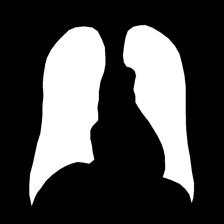
#> input picture Normal Seg Methods/Used/JSRT/mask/JPCLN004.png, 224 x 224 px, given as the content of the folder Used/COVIDQU/lung, which was not available
$ python mrf.py
#> lines starting #> are read from the running program, lines starting #| are printed output that depends on the picture; after the words box and inside, x2 and y2 are one past the last pixel; in counts of white or black regions, pixels touching at a corner belong together; pictures that were not available may be replaced by others from this repository, and a replacement may not be noted
import cv2
import numpy as np
import matplotlib.pyplot as plt
import os

from skimage import measure, morphology
from sklearn.mixture import GaussianMixture
from scipy.ndimage import binary_fill_holes
from scipy.spatial.distance import cdist
import maxflow


# -------------------------------------------------
# METRICS
# -------------------------------------------------
def dice_score(gt, pred):
    inter = np.sum(gt * pred)
    return (2 * inter) / (np.sum(gt) + np.sum(pred) + 1e-8)


# [22 lines left out: functions jaccard_index, hausdorff95, not called in this run]


# -------------------------------------------------
# Image Reading
# -------------------------------------------------
def read_and_preprocess(path, size=(600, 600)):
#> called with path = 'Used/COVIDQU/lung/JPCLN004.png', size = (600, 600)
    img = cv2.imread(path, cv2.IMREAD_GRAYSCALE)
#> img is the input picture: shape (224, 224); min 0, max 255, mean 72.7
    if img is None:
        raise FileNotFoundError(f"Could not read image: {path}")

    img = cv2.resize(img, size, interpolation=cv2.INTER_AREA)
#> img: shape (600, 600)
    img = cv2.normalize(img, None, 0, 255, cv2.NORM_MINMAX)

    return img.astype(np.uint8)


# [6 lines left out: function read_mask, not called in this run]


# -------------------------------------------------
# MRF SEGMENTATION
# -------------------------------------------------
def mrf_lung_segmentation(img, lambda_smooth=20):

    # 1. CLAHE
#> called with lambda_smooth = 20
    clahe = cv2.createCLAHE(clipLimit=2.5, tileGridSize=(8, 8))
    enh = clahe.apply(img)

    # 2. Otsu threshold
    _, otsu = cv2.threshold(enh, 0, 255,
                            cv2.THRESH_BINARY_INV + cv2.THRESH_OTSU)
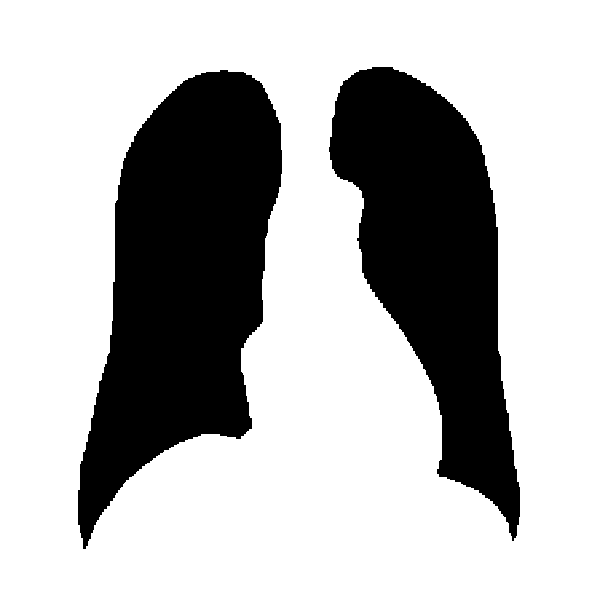
#> otsu: shape (600, 600); 71.5% white; 2 black regions, box (x1, y1, x2, y2) and area: (78, 70, 282, 549) 56883, (329, 67, 520, 541) 45822
    bin_mask = (otsu > 0).astype(np.uint8)

    # 3. Morphological clean
    bin_mask = morphology.binary_opening(bin_mask, morphology.disk(7))
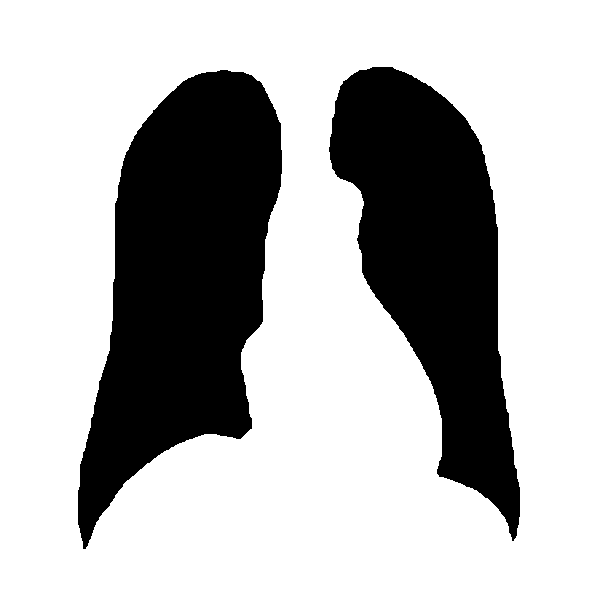
#> bin_mask: shape (600, 600) bool; 71.3% white; 2 black regions, box (x1, y1, x2, y2) and area: (78, 70, 282, 549) 57123, (329, 67, 520, 541) 46055
    bin_mask = morphology.binary_closing(bin_mask, morphology.disk(15))
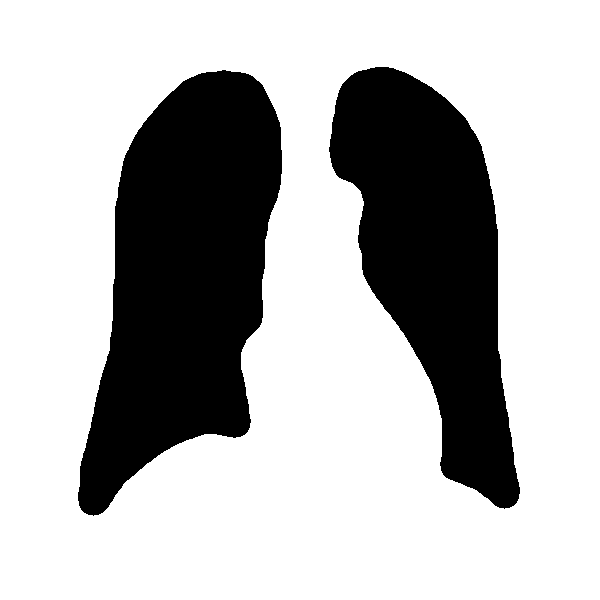
#> bin_mask: shape (600, 600) bool; 71.7% white; 2 black regions, box (x1, y1, x2, y2) and area: (78, 70, 282, 516) 56523, (329, 67, 520, 509) 45466

    # 4. Keep largest 2 regions
    labels = measure.label(bin_mask, connectivity=2)
#> labels: shape (600, 600) int32; values 0 (black) and 1 (white), 71.7% white; 2 black regions
    props = sorted(measure.regionprops(labels), key=lambda r: r.area, reverse=True)
#> props = 1 regions; box (x1, y1, x2, y2) and area: (0, 0, 600, 600) 258011

    lung_init = np.zeros_like(bin_mask)
    for r in props[:2]:
        lung_init[labels == r.label] = 1
#> this loop made 1 pass

    # 5. Fill holes
    lung_init = binary_fill_holes(lung_init).astype(np.uint8)
#> lung_init: shape (600, 600); every value is 1

    # 6. Smooth contour
    lung_init = morphology.binary_closing(lung_init, morphology.disk(12))

    # 7. Fit GMM INSIDE lung_init
    enh_norm = enh.astype(np.float32) / 255.0
    lung_pixels = enh_norm[lung_init == 1].reshape(-1, 1)

    if len(lung_pixels) < 1000:
        lung_pixels = enh_norm.reshape(-1, 1)

    gmm = GaussianMixture(n_components=2)
    gmm.fit(lung_pixels)

    means = gmm.means_.flatten()
    lung_label = np.argmin(means)
    bg_label = 1 - lung_label

    h, w = img.shape
#> h = 600; w = 600
    probs = gmm.predict_proba(enh_norm.reshape(-1, 1)).reshape(h, w, 2)

    data_lung = -np.log(probs[:, :, lung_label] + 1e-8)
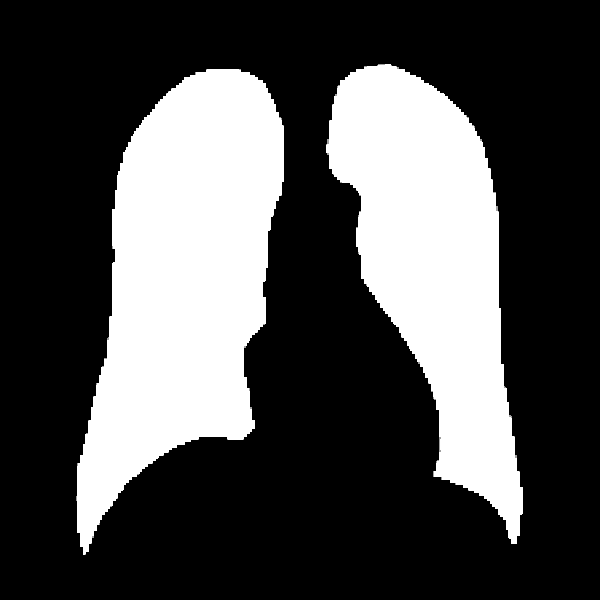
#> data_lung: shape (600, 600) float64; min -4.31e-09, max 18.42, mean 5.53; drawn with min black and max white
    data_bg = -np.log(probs[:, :, bg_label] + 1e-8)
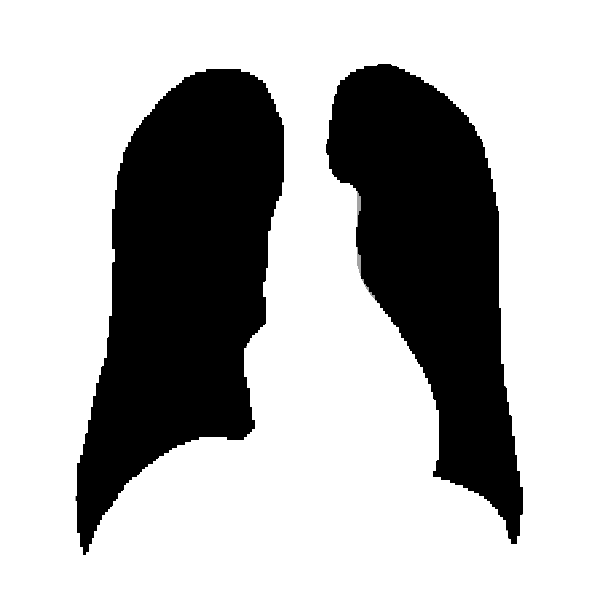
#> data_bg: shape (600, 600) float64; min -1e-08, max 17.97, mean 12.57; drawn with min black and max white

    # 8. Graph Cut MRF Refinement
    g = maxflow.Graph[float]()
    nodes = g.add_grid_nodes((h, w))
    g.add_grid_tedges(nodes, data_lung, data_bg)
    g.add_grid_edges(nodes, lambda_smooth)
    g.maxflow()

    seg = (~g.get_grid_segments(nodes)).astype(np.uint8)

    seg = seg * lung_init  # Restrict

    # 9. Final clean
    labels = measure.label(seg, connectivity=2)
    props = sorted(measure.regionprops(labels), key=lambda r: r.area, reverse=True)

    final = np.zeros_like(seg)
    for r in props[:2]:
        final[labels == r.label] = 1

    final = morphology.binary_closing(final, morphology.disk(10))
    final = morphology.binary_opening(final, morphology.disk(8))

    return final.astype(np.uint8)


# -------------------------------------------------
# Visualization
# -------------------------------------------------
# [39 lines left out: functions save_with_gt, save_without_gt, not called in this run]


# -------------------------------------------------
# DATASET PROCESSOR
# -------------------------------------------------
def process_dataset(dataset_name, images_path, masks_path=None):

    print(f"\n=== Processing {dataset_name} Dataset ===")

    out_dir = os.path.join("outputs_MRF", dataset_name)
    os.makedirs(out_dir, exist_ok=True)

    metrics_file = open(os.path.join(out_dir, "metrics.txt"), "w")
    metrics_file.write(f"=== METRICS FOR {dataset_name} ===\n\n")

    dice_vals, jacc_vals, hd_vals = [], [], []

    img_files = sorted(f for f in os.listdir(images_path)
                       if f.lower().endswith((".png", ".jpg", ".jpeg")))

    for fname in img_files:
        img = read_and_preprocess(os.path.join(images_path, fname))
        pred_mask = mrf_lung_segmentation(img)

        save_path = os.path.join(out_dir, f"{dataset_name}_{fname}_MRF.png")

        if masks_path is None:
            save_without_gt(img, pred_mask, save_path, fname)
            metrics_file.write(f"{fname}: NO GT\n")
            continue

        gt = read_mask(os.path.join(masks_path, fname))

        save_with_gt(img, gt, pred_mask, save_path, fname)

        # Metrics
        dsc = dice_score(gt, pred_mask)
        jacc = jaccard_index(gt, pred_mask)
        hd95_val = hausdorff95(gt, pred_mask)

        dice_vals.append(dsc)
        jacc_vals.append(jacc)
        hd_vals.append(hd95_val)

        metrics_file.write(f"{fname}: DSC={dsc:.4f}, IoU={jacc:.4f}, HD95={hd95_val:.2f}\n")
        print(f"{fname}: DSC={dsc:.4f} | IoU={jacc:.4f} | HD95={hd95_val:.2f}")
        print(f"[SAVED] {save_path}")

    # Averages
    if masks_path:
        metrics_file.write("\n--- AVERAGES ---\n")
        metrics_file.write(f"Mean DSC: {np.nanmean(dice_vals):.4f}\n")
        metrics_file.write(f"Mean IoU: {np.nanmean(jacc_vals):.4f}\n")
        metrics_file.write(f"Mean HD95: {np.nanmean(hd_vals):.2f}\n")

    metrics_file.close()
    print(f"[METRICS SAVED] outputs_MRF/{dataset_name}/metrics.txt")


# -------------------------------------------------
# RUN ALL DATASETS
# -------------------------------------------------
process_dataset("COVIDQU", "Used/COVIDQU/lung", "Used/COVIDQU/mask")
#> (the call stopped at in mrf_lung_segmentation, `g = maxflow.Graph[float]()`: maxflow is not available in this run)
process_dataset("JSRT",     "Used/JSRT/lung",    "Used/JSRT/mask")
#> the loop in mrf_lung_segmentation (call 2), `for r in props[:2]:` made 1 pass
#> (the call stopped at in mrf_lung_segmentation, `g = maxflow.Graph[float]()`: maxflow is not available in this run)
process_dataset("PA",       "Used/pa/lung",      "Used/pa/mask")
#> (the call stopped at in mrf_lung_segmentation, `g = maxflow.Graph[float]()`: maxflow is not available in this run)
process_dataset("synth",    "Used/synth",        None)
